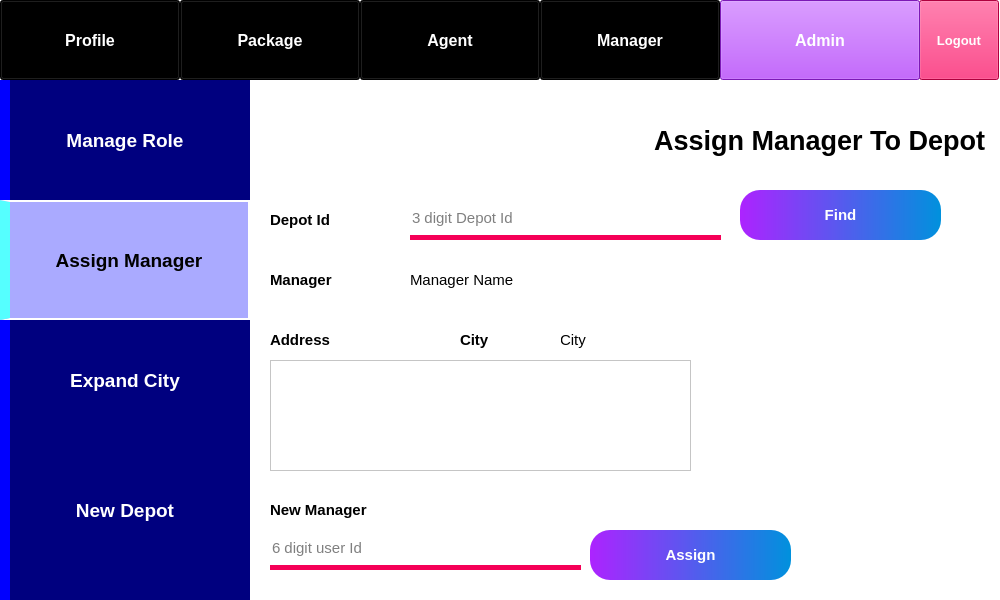
<?xml version="1.0" encoding="UTF-8"?>
<ui version="4.0">
 <class>Form</class>
 <widget class="QWidget" name="Form">
  <property name="geometry">
   <rect>
    <x>0</x>
    <y>0</y>
    <width>1000</width>
    <height>600</height>
   </rect>
  </property>
  <property name="minimumSize">
   <size>
    <width>1000</width>
    <height>600</height>
   </size>
  </property>
  <property name="windowTitle">
   <string>PMS - Assign Manager</string>
  </property>
  <property name="styleSheet">
   <string notr="true">background-color: rgb(255, 255, 255);</string>
  </property>
  <widget class="QLabel" name="label">
   <property name="geometry">
    <rect>
     <x>0</x>
     <y>80</y>
     <width>250</width>
     <height>520</height>
    </rect>
   </property>
   <property name="styleSheet">
    <string notr="true">background-color: rgb(0, 0, 127);
border-left: 10px solid rgb(0, 0, 255);</string>
   </property>
   <property name="text">
    <string/>
   </property>
  </widget>
  <widget class="QLineEdit" name="lineEdit">
   <property name="geometry">
    <rect>
     <x>410</x>
     <y>200</y>
     <width>311</width>
     <height>40</height>
    </rect>
   </property>
   <property name="font">
    <font>
     <pointsize>11</pointsize>
    </font>
   </property>
   <property name="styleSheet">
    <string notr="true">border: none;
border-bottom: 5px solid rgb(245, 0, 87);</string>
   </property>
   <property name="alignment">
    <set>Qt::AlignLeading|Qt::AlignLeft|Qt::AlignVCenter</set>
   </property>
   <property name="placeholderText">
    <string>3 digit Depot Id</string>
   </property>
  </widget>
  <widget class="QTextBrowser" name="textBrowser">
   <property name="geometry">
    <rect>
     <x>270</x>
     <y>360</y>
     <width>421</width>
     <height>111</height>
    </rect>
   </property>
  </widget>
  <widget class="QPushButton" name="pushButton_9">
   <property name="geometry">
    <rect>
     <x>0</x>
     <y>200</y>
     <width>250</width>
     <height>120</height>
    </rect>
   </property>
   <property name="font">
    <font>
     <pointsize>14</pointsize>
     <weight>75</weight>
     <bold>true</bold>
    </font>
   </property>
   <property name="styleSheet">
    <string notr="true">background-color: rgb(170, 170, 255);
color: rgb(0, 0, 0);
border: 2px solid white;
border-left: 10px solid rgb(85, 255, 255);
</string>
   </property>
   <property name="text">
    <string>Assign Manager</string>
   </property>
   <property name="flat">
    <bool>true</bool>
   </property>
  </widget>
  <widget class="QLabel" name="label_17">
   <property name="geometry">
    <rect>
     <x>270</x>
     <y>320</y>
     <width>101</width>
     <height>40</height>
    </rect>
   </property>
   <property name="font">
    <font>
     <pointsize>11</pointsize>
     <weight>75</weight>
     <bold>true</bold>
    </font>
   </property>
   <property name="text">
    <string>Address</string>
   </property>
   <property name="alignment">
    <set>Qt::AlignLeading|Qt::AlignLeft|Qt::AlignVCenter</set>
   </property>
  </widget>
  <widget class="QLineEdit" name="lineEdit_2">
   <property name="geometry">
    <rect>
     <x>270</x>
     <y>530</y>
     <width>311</width>
     <height>40</height>
    </rect>
   </property>
   <property name="font">
    <font>
     <pointsize>11</pointsize>
    </font>
   </property>
   <property name="styleSheet">
    <string notr="true">border: none;
border-bottom: 5px solid rgb(245, 0, 87);</string>
   </property>
   <property name="alignment">
    <set>Qt::AlignLeading|Qt::AlignLeft|Qt::AlignVCenter</set>
   </property>
   <property name="placeholderText">
    <string>6 digit user Id</string>
   </property>
  </widget>
  <widget class="QLabel" name="label_13">
   <property name="geometry">
    <rect>
     <x>270</x>
     <y>200</y>
     <width>121</width>
     <height>40</height>
    </rect>
   </property>
   <property name="font">
    <font>
     <pointsize>11</pointsize>
     <weight>75</weight>
     <bold>true</bold>
    </font>
   </property>
   <property name="text">
    <string>Depot Id</string>
   </property>
   <property name="alignment">
    <set>Qt::AlignLeading|Qt::AlignLeft|Qt::AlignVCenter</set>
   </property>
  </widget>
  <widget class="QPushButton" name="pushButton_2">
   <property name="geometry">
    <rect>
     <x>180</x>
     <y>0</y>
     <width>180</width>
     <height>80</height>
    </rect>
   </property>
   <property name="font">
    <font>
     <pointsize>12</pointsize>
     <weight>75</weight>
     <bold>true</bold>
    </font>
   </property>
   <property name="styleSheet">
    <string notr="true">background-color: rgb(0, 0, 0);
color: rgb(255, 255, 255);</string>
   </property>
   <property name="text">
    <string>Package</string>
   </property>
  </widget>
  <widget class="QLabel" name="label_2">
   <property name="geometry">
    <rect>
     <x>449</x>
     <y>100</y>
     <width>551</width>
     <height>81</height>
    </rect>
   </property>
   <property name="font">
    <font>
     <pointsize>20</pointsize>
     <weight>75</weight>
     <bold>true</bold>
    </font>
   </property>
   <property name="text">
    <string>Assign Manager To Depot  </string>
   </property>
   <property name="alignment">
    <set>Qt::AlignRight|Qt::AlignTrailing|Qt::AlignVCenter</set>
   </property>
  </widget>
  <widget class="QLabel" name="label_18">
   <property name="geometry">
    <rect>
     <x>270</x>
     <y>490</y>
     <width>171</width>
     <height>40</height>
    </rect>
   </property>
   <property name="font">
    <font>
     <pointsize>11</pointsize>
     <weight>75</weight>
     <bold>true</bold>
    </font>
   </property>
   <property name="text">
    <string>New Manager</string>
   </property>
   <property name="alignment">
    <set>Qt::AlignLeading|Qt::AlignLeft|Qt::AlignVCenter</set>
   </property>
  </widget>
  <widget class="QPushButton" name="pushButton_7">
   <property name="geometry">
    <rect>
     <x>919</x>
     <y>0</y>
     <width>80</width>
     <height>80</height>
    </rect>
   </property>
   <property name="font">
    <font>
     <pointsize>10</pointsize>
     <weight>75</weight>
     <bold>true</bold>
    </font>
   </property>
   <property name="styleSheet">
    <string notr="true">background-color: rgb(245, 0, 87);
color: rgb(255, 255, 255);</string>
   </property>
   <property name="text">
    <string>Logout</string>
   </property>
  </widget>
  <widget class="QLabel" name="label_19">
   <property name="geometry">
    <rect>
     <x>270</x>
     <y>260</y>
     <width>121</width>
     <height>40</height>
    </rect>
   </property>
   <property name="font">
    <font>
     <pointsize>11</pointsize>
     <weight>75</weight>
     <bold>true</bold>
    </font>
   </property>
   <property name="text">
    <string>Manager</string>
   </property>
   <property name="alignment">
    <set>Qt::AlignLeading|Qt::AlignLeft|Qt::AlignVCenter</set>
   </property>
  </widget>
  <widget class="QPushButton" name="pushButton_3">
   <property name="geometry">
    <rect>
     <x>360</x>
     <y>0</y>
     <width>180</width>
     <height>80</height>
    </rect>
   </property>
   <property name="font">
    <font>
     <pointsize>12</pointsize>
     <weight>75</weight>
     <bold>true</bold>
    </font>
   </property>
   <property name="styleSheet">
    <string notr="true">background-color: rgb(0, 0, 0);
color: rgb(255, 255, 255);</string>
   </property>
   <property name="text">
    <string>Agent</string>
   </property>
  </widget>
  <widget class="QPushButton" name="pushButton_10">
   <property name="geometry">
    <rect>
     <x>740</x>
     <y>190</y>
     <width>201</width>
     <height>50</height>
    </rect>
   </property>
   <property name="font">
    <font>
     <pointsize>11</pointsize>
     <weight>75</weight>
     <bold>true</bold>
    </font>
   </property>
   <property name="styleSheet">
    <string notr="true">background-color: qlineargradient(spread:pad, x1:0, y1:0, x2:1, y2:0, stop:0 rgba(173, 35, 255, 255), stop:1 rgba(0, 145, 221, 255));
color: rgb(255, 255, 255);
border-radius: 20px;</string>
   </property>
   <property name="text">
    <string>Find</string>
   </property>
  </widget>
  <widget class="QPushButton" name="pushButton_11">
   <property name="geometry">
    <rect>
     <x>0</x>
     <y>320</y>
     <width>250</width>
     <height>120</height>
    </rect>
   </property>
   <property name="font">
    <font>
     <pointsize>14</pointsize>
     <weight>75</weight>
     <bold>true</bold>
    </font>
   </property>
   <property name="styleSheet">
    <string notr="true">background-color: rgb(0, 0, 127);
color: rgb(255, 255, 255);
border-left: 10px solid rgb(0, 0, 255);</string>
   </property>
   <property name="text">
    <string>Expand City</string>
   </property>
   <property name="flat">
    <bool>true</bool>
   </property>
  </widget>
  <widget class="QPushButton" name="pushButton_4">
   <property name="geometry">
    <rect>
     <x>540</x>
     <y>0</y>
     <width>180</width>
     <height>80</height>
    </rect>
   </property>
   <property name="font">
    <font>
     <pointsize>12</pointsize>
     <weight>75</weight>
     <bold>true</bold>
    </font>
   </property>
   <property name="styleSheet">
    <string notr="true">background-color: rgb(0, 0, 0);
color: rgb(255, 255, 255);</string>
   </property>
   <property name="text">
    <string>Manager</string>
   </property>
  </widget>
  <widget class="QPushButton" name="pushButton_8">
   <property name="geometry">
    <rect>
     <x>0</x>
     <y>80</y>
     <width>250</width>
     <height>120</height>
    </rect>
   </property>
   <property name="font">
    <font>
     <pointsize>14</pointsize>
     <weight>75</weight>
     <bold>true</bold>
    </font>
   </property>
   <property name="styleSheet">
    <string notr="true">background-color: rgb(0, 0, 127);
color: rgb(255, 255, 255);
border-left: 10px solid rgb(0, 0, 255);</string>
   </property>
   <property name="text">
    <string>Manage Role</string>
   </property>
   <property name="flat">
    <bool>true</bool>
   </property>
  </widget>
  <widget class="QLabel" name="label_16">
   <property name="geometry">
    <rect>
     <x>560</x>
     <y>320</y>
     <width>311</width>
     <height>40</height>
    </rect>
   </property>
   <property name="font">
    <font>
     <pointsize>11</pointsize>
     <weight>50</weight>
     <bold>false</bold>
    </font>
   </property>
   <property name="styleSheet">
    <string notr="true">background-color: rgba(255, 255, 255, 0.5);</string>
   </property>
   <property name="text">
    <string>City</string>
   </property>
   <property name="alignment">
    <set>Qt::AlignLeading|Qt::AlignLeft|Qt::AlignVCenter</set>
   </property>
  </widget>
  <widget class="QPushButton" name="pushButton">
   <property name="geometry">
    <rect>
     <x>0</x>
     <y>0</y>
     <width>180</width>
     <height>80</height>
    </rect>
   </property>
   <property name="font">
    <font>
     <pointsize>12</pointsize>
     <weight>75</weight>
     <bold>true</bold>
    </font>
   </property>
   <property name="styleSheet">
    <string notr="true">background-color: rgb(0, 0, 0);
color: rgb(255, 255, 255);</string>
   </property>
   <property name="text">
    <string>Profile</string>
   </property>
  </widget>
  <widget class="QPushButton" name="pushButton_13">
   <property name="geometry">
    <rect>
     <x>590</x>
     <y>530</y>
     <width>201</width>
     <height>50</height>
    </rect>
   </property>
   <property name="font">
    <font>
     <pointsize>11</pointsize>
     <weight>75</weight>
     <bold>true</bold>
    </font>
   </property>
   <property name="styleSheet">
    <string notr="true">background-color: qlineargradient(spread:pad, x1:0, y1:0, x2:1, y2:0, stop:0 rgba(173, 35, 255, 255), stop:1 rgba(0, 145, 221, 255));
color: rgb(255, 255, 255);
border-radius: 20px;</string>
   </property>
   <property name="text">
    <string>Assign</string>
   </property>
  </widget>
  <widget class="QLabel" name="label_14">
   <property name="geometry">
    <rect>
     <x>460</x>
     <y>320</y>
     <width>101</width>
     <height>40</height>
    </rect>
   </property>
   <property name="font">
    <font>
     <pointsize>11</pointsize>
     <weight>75</weight>
     <bold>true</bold>
    </font>
   </property>
   <property name="text">
    <string>City</string>
   </property>
   <property name="alignment">
    <set>Qt::AlignLeading|Qt::AlignLeft|Qt::AlignVCenter</set>
   </property>
  </widget>
  <widget class="QPushButton" name="pushButton_12">
   <property name="geometry">
    <rect>
     <x>0</x>
     <y>450</y>
     <width>250</width>
     <height>120</height>
    </rect>
   </property>
   <property name="font">
    <font>
     <pointsize>14</pointsize>
     <weight>75</weight>
     <bold>true</bold>
    </font>
   </property>
   <property name="styleSheet">
    <string notr="true">background-color: rgb(0, 0, 127);
color: rgb(255, 255, 255);
border-left: 10px solid rgb(0, 0, 255);</string>
   </property>
   <property name="text">
    <string>New Depot</string>
   </property>
   <property name="flat">
    <bool>true</bool>
   </property>
  </widget>
  <widget class="QLabel" name="label_15">
   <property name="geometry">
    <rect>
     <x>410</x>
     <y>260</y>
     <width>281</width>
     <height>40</height>
    </rect>
   </property>
   <property name="font">
    <font>
     <pointsize>11</pointsize>
     <weight>50</weight>
     <bold>false</bold>
    </font>
   </property>
   <property name="text">
    <string>Manager Name</string>
   </property>
   <property name="alignment">
    <set>Qt::AlignLeading|Qt::AlignLeft|Qt::AlignVCenter</set>
   </property>
  </widget>
  <widget class="QPushButton" name="pushButton_5">
   <property name="geometry">
    <rect>
     <x>720</x>
     <y>0</y>
     <width>200</width>
     <height>80</height>
    </rect>
   </property>
   <property name="font">
    <font>
     <pointsize>12</pointsize>
     <weight>75</weight>
     <bold>true</bold>
    </font>
   </property>
   <property name="styleSheet">
    <string notr="true">background-color: rgb(173, 35, 255);
color: rgb(255, 255, 255);</string>
   </property>
   <property name="text">
    <string>Admin</string>
   </property>
  </widget>
  <widget class="QLabel" name="label_5">
   <property name="geometry">
    <rect>
     <x>710</x>
     <y>270</y>
     <width>290</width>
     <height>330</height>
    </rect>
   </property>
   <property name="text">
    <string/>
   </property>
   <property name="pixmap">
    <pixmap>../images/assign manager.png</pixmap>
   </property>
   <property name="scaledContents">
    <bool>true</bool>
   </property>
  </widget>
  <zorder>label_5</zorder>
  <zorder>label</zorder>
  <zorder>lineEdit</zorder>
  <zorder>textBrowser</zorder>
  <zorder>pushButton_9</zorder>
  <zorder>label_17</zorder>
  <zorder>lineEdit_2</zorder>
  <zorder>label_13</zorder>
  <zorder>pushButton_2</zorder>
  <zorder>label_2</zorder>
  <zorder>label_18</zorder>
  <zorder>pushButton_7</zorder>
  <zorder>label_19</zorder>
  <zorder>pushButton_3</zorder>
  <zorder>pushButton_10</zorder>
  <zorder>pushButton_11</zorder>
  <zorder>pushButton_4</zorder>
  <zorder>pushButton_8</zorder>
  <zorder>label_16</zorder>
  <zorder>pushButton</zorder>
  <zorder>pushButton_13</zorder>
  <zorder>label_14</zorder>
  <zorder>pushButton_12</zorder>
  <zorder>label_15</zorder>
  <zorder>pushButton_5</zorder>
 </widget>
 <resources/>
 <connections/>
</ui>
